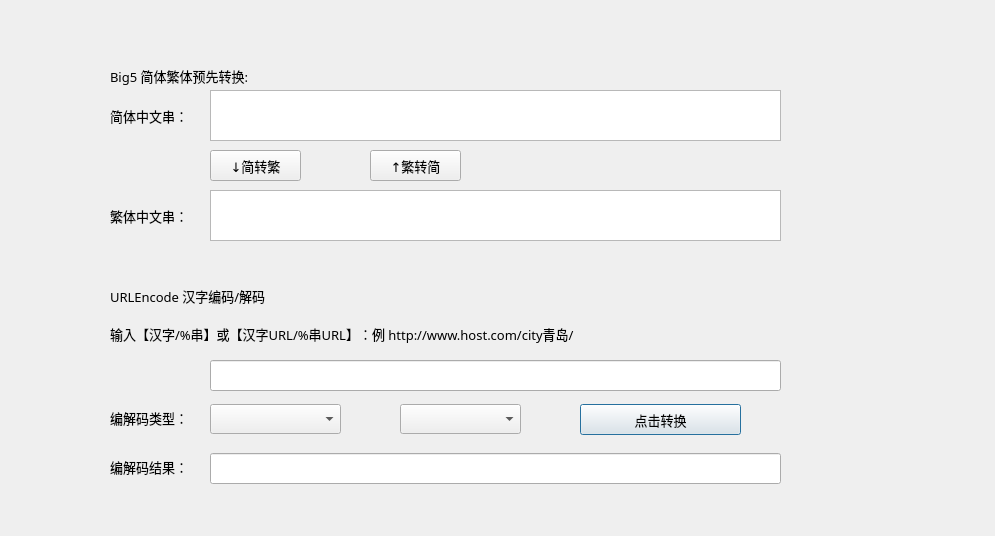
<?xml version="1.0" encoding="UTF-8"?>
<ui version="4.0">
 <class>UrlEncode</class>
 <widget class="QDialog" name="UrlEncode">
  <property name="geometry">
   <rect>
    <x>0</x>
    <y>0</y>
    <width>995</width>
    <height>536</height>
   </rect>
  </property>
  <property name="windowTitle">
   <string>Dialog</string>
  </property>
  <property name="styleSheet">
   <string notr="true">QDialog.bgw{
	border-right:1px solid rgb(170,170,170);
	background:qlineargradient(spread:reflect,
		x1:0,y1:0,x2:1,y2:0,
		stop:0 rgba(207,210,184,255),
		stop:1 rgba(198,210,100,255));
}
QPushButton:pressed {
         background-color: qlineargradient(x1: 0, y1: 0, x2: 0, y2: 1, stop: 0 #aadbfe, stop: 1 #f6f7fa);

}</string>
  </property>
  <property name="class" stdset="0">
   <string>bgw</string>
  </property>
  <widget class="QLineEdit" name="lineEdit_2">
   <property name="geometry">
    <rect>
     <x>210</x>
     <y>453</y>
     <width>571</width>
     <height>31</height>
    </rect>
   </property>
   <property name="font">
    <font>
     <family>微软雅黑</family>
     <pointsize>10</pointsize>
     <weight>50</weight>
     <bold>false</bold>
    </font>
   </property>
  </widget>
  <widget class="QLineEdit" name="lineEdit">
   <property name="geometry">
    <rect>
     <x>210</x>
     <y>360</y>
     <width>571</width>
     <height>31</height>
    </rect>
   </property>
   <property name="font">
    <font>
     <family>微软雅黑</family>
     <pointsize>10</pointsize>
     <weight>50</weight>
     <bold>false</bold>
    </font>
   </property>
   <property name="text">
    <string/>
   </property>
  </widget>
  <widget class="QComboBox" name="comboBox">
   <property name="geometry">
    <rect>
     <x>400</x>
     <y>404</y>
     <width>121</width>
     <height>30</height>
    </rect>
   </property>
   <property name="font">
    <font>
     <family>微软雅黑</family>
     <pointsize>10</pointsize>
    </font>
   </property>
  </widget>
  <widget class="QLabel" name="label">
   <property name="geometry">
    <rect>
     <x>110</x>
     <y>318</y>
     <width>611</width>
     <height>31</height>
    </rect>
   </property>
   <property name="font">
    <font>
     <family>微软雅黑</family>
     <pointsize>10</pointsize>
    </font>
   </property>
   <property name="text">
    <string>输入【汉字/%串】或【汉字URL/%串URL】：例 http://www.host.com/city青岛/</string>
   </property>
  </widget>
  <widget class="QLabel" name="label_2">
   <property name="geometry">
    <rect>
     <x>110</x>
     <y>407</y>
     <width>91</width>
     <height>21</height>
    </rect>
   </property>
   <property name="font">
    <font>
     <family>微软雅黑</family>
     <pointsize>10</pointsize>
    </font>
   </property>
   <property name="text">
    <string>编解码类型：</string>
   </property>
  </widget>
  <widget class="QPushButton" name="pushButton">
   <property name="geometry">
    <rect>
     <x>580</x>
     <y>404</y>
     <width>161</width>
     <height>31</height>
    </rect>
   </property>
   <property name="font">
    <font>
     <family>微软雅黑</family>
     <pointsize>10</pointsize>
    </font>
   </property>
   <property name="text">
    <string>点击转换</string>
   </property>
  </widget>
  <widget class="QLabel" name="label_3">
   <property name="geometry">
    <rect>
     <x>110</x>
     <y>456</y>
     <width>101</width>
     <height>21</height>
    </rect>
   </property>
   <property name="font">
    <font>
     <family>微软雅黑</family>
     <pointsize>10</pointsize>
    </font>
   </property>
   <property name="text">
    <string>编解码结果：</string>
   </property>
  </widget>
  <widget class="QLabel" name="label_5">
   <property name="geometry">
    <rect>
     <x>110</x>
     <y>280</y>
     <width>201</width>
     <height>31</height>
    </rect>
   </property>
   <property name="font">
    <font>
     <family>微软雅黑</family>
     <pointsize>10</pointsize>
    </font>
   </property>
   <property name="text">
    <string>URLEncode 汉字编码/解码</string>
   </property>
  </widget>
  <widget class="QComboBox" name="comboBox_2">
   <property name="geometry">
    <rect>
     <x>210</x>
     <y>404</y>
     <width>131</width>
     <height>30</height>
    </rect>
   </property>
   <property name="font">
    <font>
     <family>微软雅黑</family>
     <pointsize>10</pointsize>
    </font>
   </property>
  </widget>
  <widget class="QLabel" name="label_6">
   <property name="geometry">
    <rect>
     <x>110</x>
     <y>60</y>
     <width>201</width>
     <height>31</height>
    </rect>
   </property>
   <property name="font">
    <font>
     <family>微软雅黑</family>
     <pointsize>10</pointsize>
    </font>
   </property>
   <property name="text">
    <string>Big5 简体繁体预先转换:</string>
   </property>
  </widget>
  <widget class="QPushButton" name="button">
   <property name="geometry">
    <rect>
     <x>210</x>
     <y>150</y>
     <width>91</width>
     <height>31</height>
    </rect>
   </property>
   <property name="font">
    <font>
     <family>微软雅黑</family>
     <pointsize>10</pointsize>
    </font>
   </property>
   <property name="text">
    <string>↓简转繁</string>
   </property>
  </widget>
  <widget class="QLabel" name="label_7">
   <property name="geometry">
    <rect>
     <x>110</x>
     <y>200</y>
     <width>101</width>
     <height>31</height>
    </rect>
   </property>
   <property name="font">
    <font>
     <family>微软雅黑</family>
     <pointsize>10</pointsize>
    </font>
   </property>
   <property name="text">
    <string>繁体中文串：</string>
   </property>
  </widget>
  <widget class="QLabel" name="label_8">
   <property name="geometry">
    <rect>
     <x>110</x>
     <y>100</y>
     <width>101</width>
     <height>31</height>
    </rect>
   </property>
   <property name="font">
    <font>
     <family>微软雅黑</family>
     <pointsize>10</pointsize>
    </font>
   </property>
   <property name="text">
    <string>简体中文串：</string>
   </property>
  </widget>
  <widget class="QPlainTextEdit" name="edit3">
   <property name="geometry">
    <rect>
     <x>210</x>
     <y>90</y>
     <width>571</width>
     <height>51</height>
    </rect>
   </property>
   <property name="font">
    <font>
     <family>微软雅黑</family>
     <weight>50</weight>
     <bold>false</bold>
    </font>
   </property>
  </widget>
  <widget class="QPlainTextEdit" name="edit4">
   <property name="geometry">
    <rect>
     <x>210</x>
     <y>190</y>
     <width>571</width>
     <height>51</height>
    </rect>
   </property>
   <property name="font">
    <font>
     <family>微软雅黑</family>
     <weight>50</weight>
     <bold>false</bold>
    </font>
   </property>
  </widget>
  <widget class="QPushButton" name="button_2">
   <property name="geometry">
    <rect>
     <x>370</x>
     <y>150</y>
     <width>91</width>
     <height>31</height>
    </rect>
   </property>
   <property name="font">
    <font>
     <family>微软雅黑</family>
     <pointsize>10</pointsize>
    </font>
   </property>
   <property name="text">
    <string>↑繁转简</string>
   </property>
  </widget>
 </widget>
 <resources/>
 <connections/>
</ui>
